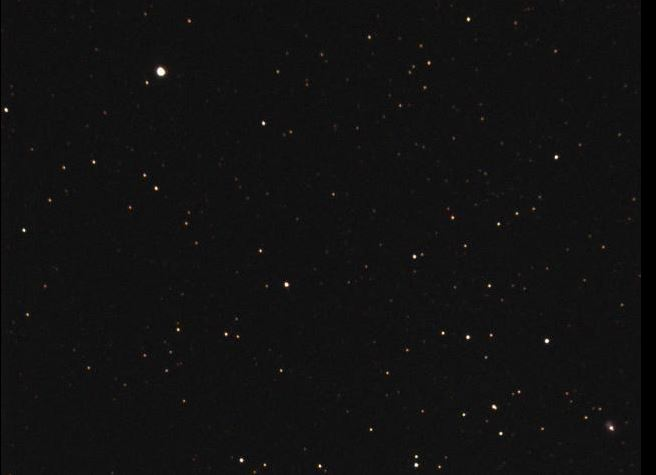
#> input picture star_server-master/photo/tycho.jpg, 656 x 475 px, found by its file name
$ python StarFinder.py
#> lines starting #> are read from the running program, lines starting #| are printed output that depends on the picture; after the words box and inside, x2 and y2 are one past the last pixel; in counts of white or black regions, pixels touching at a corner belong together
import cv2
import matplotlib.pyplot as plt
import numpy as np
import pandas as pd
#from ImageLoader import load_image
from os import path


def __threshold_image(img, thresh=170, max_value=255):
    """
    Apply threshold for better blob detection (darkens the background and keeps the stars).
    """
    _, img_bin = cv2.threshold(img, thresh, max_value, cv2.THRESH_BINARY)
    return img_bin


# https://docs.opencv.org/4.x/dd/d1a/group__imgproc__feature.html#ga47849c3be0d0406ad3ca45db65a25d2d
# https://docs.opencv.org/4.x/da/d53/tutorial_py_houghcircles.html
def __get_hough_circles(img):
    img_bin = __threshold_image(img)
    img_blur = cv2.GaussianBlur(img_bin, (7, 7), 0)
    circles = cv2.HoughCircles(img_blur, cv2.HOUGH_GRADIENT, 1, 20,
                               param1=300, param2=0.95, minRadius=1, maxRadius=6)
    return circles


def __find_hough(img, as_pandas=False):
    coords, stars_data = [], []
    circles = __get_hough_circles(img)
    if circles is not None:
        for x, y, r in circles[0]:
            x, y, r = round(x, 5), round(y, 5), round(r, 2)
            b = img[int(y), int(x)] / np.max(img)
            stars_data.append((x, y, r, b))
            coords.append([x, y])
    return __handle_data_return(coords, stars_data, as_pandas)


def __get_blobs(img):
    params = cv2.SimpleBlobDetector_Params()

    # Change thresholds
    params.minThreshold = 10;
    params.maxThreshold = 200;

    params.filterByArea = True
    params.minArea = 0.01
    params.maxArea = 300

    params.filterByCircularity = True
    params.minCircularity = 0.1

    # Filter by Convexity
    params.filterByConvexity = True
    params.minConvexity = 0.87

    params.blobColor = 255
    params.minRepeatability = 2

    # Filter by Inertia
    params.filterByInertia = True
    params.minInertiaRatio = 0.01

    detector = cv2.SimpleBlobDetector_create(params)

    img_bin = __threshold_image(img)
    kp = detector.detect(img_bin)
    return kp


def __find_blobs(img, as_pandas=False):
    keypoints = __get_blobs(img)
    coords, stars_data = [], []
    for kp in keypoints:
        x, y = kp.pt
        x, y = round(x, 5), round(y, 5)
        b = img[int(y), int(x)] / np.max(img)
        stars_data.append([x, y, round(kp.size, 2), b])
        coords.append([round(x, 5), round(y, 5)])
    return __handle_data_return(coords, stars_data, as_pandas)


def __handle_data_return(coords, stars_data, as_pandas):
    # empty coords_arr raises an error in pd.DataFrame
    stars_data_arr = np.array(stars_data) if len(stars_data) > 0 else stars_data
    coords_arr = np.array(coords) if len(coords) > 0 else coords
    if as_pandas:
        return coords_arr, pd.DataFrame(stars_data_arr, columns=['x', 'y', 'r', 'b'])
    return coords_arr, stars_data_arr


def find_stars(img, as_pandas=False, method='hough'):
    """
    :param method: 'blob' or 'hough' (default 'hough')
    """
    if method == 'blob':
        return __find_blobs(img, as_pandas)
    else:
        return __find_hough(img, as_pandas)


def save_as_text_file(stars_data: [np.ndarray, pd.DataFrame], filename: str, verbose: bool = False):
    """
    :param stars_data: Data returned from get_blobs_data.
    :param filename: Path to save file.
    :param verbose: True will notify if the file was successfully saved (default = False).
    """
    try:
        with open(filename, 'w') as _:
            np.savetxt(filename, stars_data, delimiter='\t', fmt='%f')
            if verbose:
                print(f"Saved file! location: {filename}")
    except Exception as e:
        print(e)


def plot_detected_stars(img, stars_data):
    fig, ax = plt.subplots(ncols=2, figsize=(10, 10))
    ax[0].imshow(img, cmap='gray')
    ax[1].imshow(__threshold_image(img), cmap='gray')
    for (x, y, r, b) in stars_data:
        ax[1].add_patch(plt.Circle((x, y), radius=r, edgecolor='g', facecolor='none'))
    ax[0].axis('off')
    ax[1].axis('off')
    plt.tight_layout()
    plt.show()


def main():
    # Replace with the path to your image file
    image_path =  r"C:\Users\User\Desktop\Python\project_new_space-master\photo\tycho.jpg"   # Example: "images/stars_sample.jpg"

    # Check if the image file exists
    if not path.exists(image_path):
        print(f"Image not found: {image_path}")
        return

    # Load the image in grayscale
    img = cv2.imread(image_path, cv2.IMREAD_GRAYSCALE)
#> img: shape (475, 656); min 0, max 255, mean 17.3
    if img is None:
        print(f"Failed to load image: {image_path}")
        return

    # Detect stars using Hough transform (you can also use method='blob')
    coords, stars_data = find_stars(img, as_pandas=False, method='hough')
#> in __threshold_image, `_, img_bin = cv2.threshold(img, thresh, max_value, cv2.THRESH_BINARY)`:
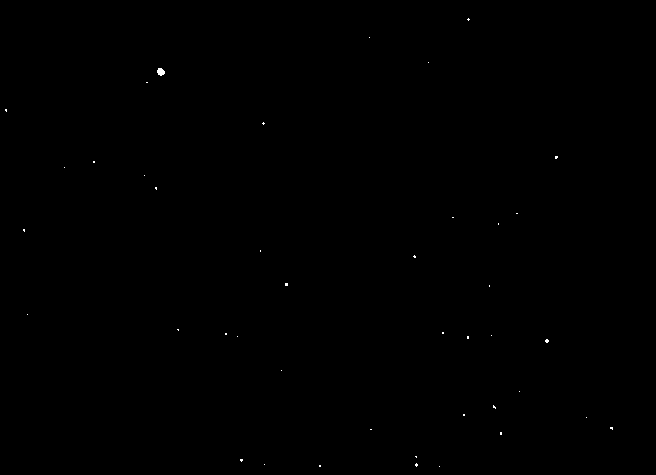
#> img_bin: shape (475, 656); 0.06% white in thin lines or dots, all inside (x1, y1, x2, y2) = (5, 18, 613, 467)
#> in __get_hough_circles, `circles = cv2.HoughCircles(img_blur, cv2.HOUGH_GRADIENT, 1, 20, param1..`: circles = [[160.5, 71.5, 3.8], [416.5, 464.5, 2.4], [546.5, 340.5, 1.6], [413.5, 255.5, 1.6], [241.5, 459.5, 1.25], [611.5, 427.5, 1.25], [284.5, 282.5, 2], [554.5, 155.5, 2], [467.5, 337.5, 1.25], [493.5, 406.5, 1.25], [500.5, 433.5, 1.25]]
#> the loop in __find_hough, `for x, y, r in circles[0]:` made 11 passes
#> (x, y, r, b) on passes 1 to 11: (160.5, 71.5, 3.8, 1), (416.5, 464.5, 2.4, 0.976), (546.5, 340.5, 1.6, 1), (413.5, 255.5, 1.6, 0.557), (241.5, 459.5, 1.25, 0.929), (611.5, 427.5, 1.25, 0.976), (284.5, 282.5, 2, 0.165), (554.5, 155.5, 2, 0.149), (467.5, 337.5, 1.25, 0.98), (493.5, 406.5, 1.25, 0.988), (500.5, 433.5, 1.25, 0.969)
#> after the loop in __find_hough, `for x, y, r in circles[0]:`: coords = [[160.5, 71.5], [416.5, 464.5], [546.5, 340.5], [413.5, 255.5], [241.5, 459.5], [611.5, 427.5], [284.5, 282.5], [554.5, 155.5], [467.5, 337.5], [493.5, 406.5], [500.5, 433.5]]; stars_data = 11 items, first 6: (160.5, 71.5, 3.8, 1), (416.5, 464.5, 2.4, 0.976), (546.5, 340.5, 1.6, 1), (413.5, 255.5, 1.6, 0.557), (241.5, 459.5, 1.25, 0.929), (611.5, 427.5, 1.25, 0.976)
#> in __handle_data_return, `stars_data_arr = np.array(stars_data) if len(stars_data) > 0 else star..`: stars_data_arr = [[160.5, 71.5, 3.8, 1], [416.5, 464.5, 2.4, 0.976], [546.5, 340.5, 1.6, 1], [413.5, 255.5, 1.6, 0.557], [241.5, 459.5, 1.25, 0.929], [611.5, 427.5, 1.25, 0.976], [284.5, 282.5, 2, 0.165], [554.5, 155.5, 2, 0.149], [467.5, 337.5, 1.25, 0.98], [493.5, 406.5, 1.25, 0.988], [500.5, 433.5, 1.25, 0.969]]
#> in __handle_data_return, `coords_arr = np.array(coords) if len(coords) > 0 else coords`: coords_arr has the same summary as coords in __find_hough
#> stars_data has the same summary as stars_data_arr in __handle_data_return

    # Print the number of stars detected
    print(f"Detected {len(stars_data)} stars.")
#| Detected 11 stars.

    # Plot the original image and the thresholded image with star overlays
    plot_detected_stars(img, stars_data)
#> the loop in plot_detected_stars, `for (x, y, r, b) in stars_data:` made 11 passes
#> in plot_detected_stars, `plt.show()`:
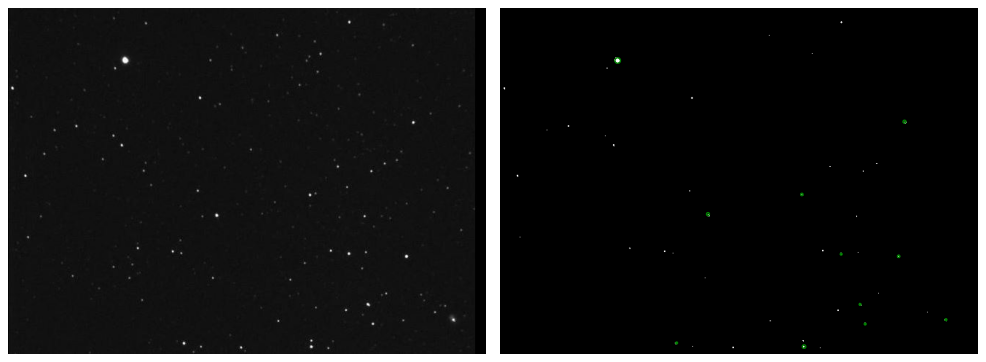
#> figure drawn by matplotlib, 2 panels

    # Optionally save the star data to a text file
    output_file = "stars_output.txt"
    save_as_text_file(stars_data, output_file, verbose=True)


if __name__ == "__main__":
    main()
